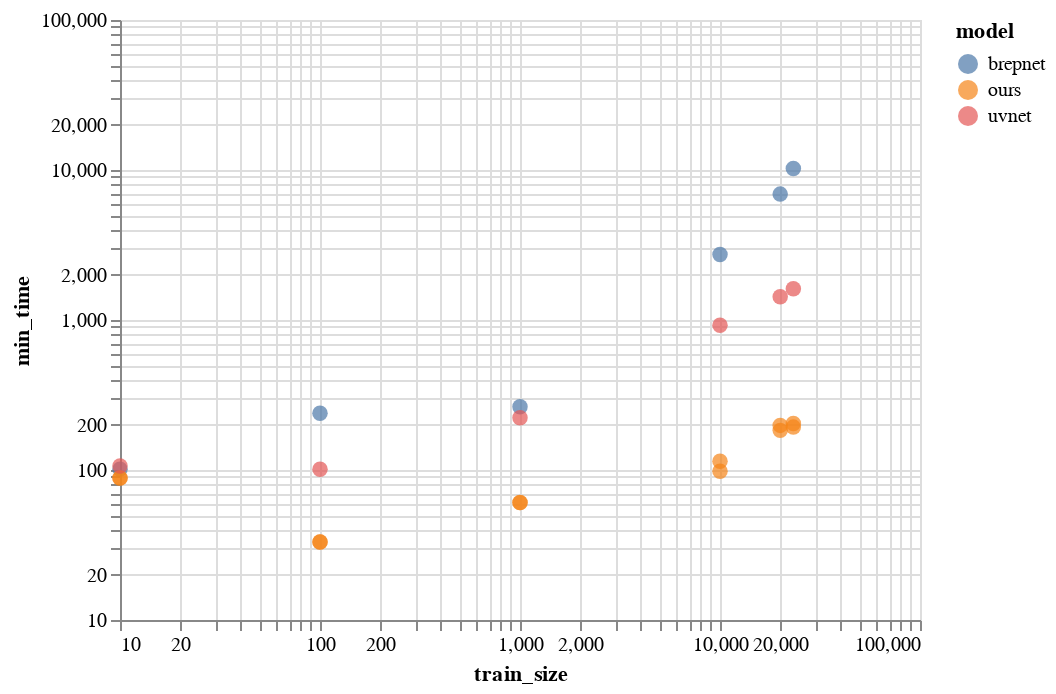

The notebook cell this image was saved under:
### Code cell
agged2 = agged#.groupby(['dataset','model','train_size','metric']).agg(['mean', 'std']).reset_index()
alt.Chart(agged2[(agged2.metric.str.contains('val')) & (agged2.metric.str.contains('loss')) & (agged2.dataset == 'f360seg')])\
    .mark_circle(size=60)\
    .encode(
        x=alt.X('train_size', scale=alt.Scale(type='log')),
        y=alt.Y('min_time', scale=alt.Scale(type='log')),
        color='model'
    )

### Figure 1 — Vega-Lite specification as saved in the notebook (floating-point values rounded to 4 significant figures)
{"config": {"view": {"continuousWidth": 400, "continuousHeight": 300}}, "data": {"name": "data-29a6f9cff611b08e133148d874b6ddf4"}, "mark": {"type": "circle", "size": 60}, "encoding": {"color": {"field": "model", "type": "nominal"}, "x": {"field": "train_size", "scale": {"type": "log"}, "type": "quantitative"}, "y": {"field": "min_time", "scale": {"type": "log"}, "type": "quantitative"}}, "$schema": "https://vega.github.io/schema/vega-lite/v4.17.0.json", "datasets": {"data-29a6f9cff611b08e133148d874b6ddf4": [{"dataset": "f360seg", "model": "brepnet", "train_size": 10, "metric": "validation/loss", "seed": 4.5, "min_time": 101.3, "max_time": 7.94}, {"dataset": "f360seg", "model": "brepnet", "train_size": 100, "metric": "validation/loss", "seed": 4.5, "min_time": 239.3, "max_time": 0.0}, {"dataset": "f360seg", "model": "brepnet", "train_size": 1000, "metric": "validation/loss", "seed": 4.5, "min_time": 264.4, "max_time": 8.047}, {"dataset": "f360seg", "model": "brepnet", "train_size": 10000, "metric": "validation/loss", "seed": 4.5, "min_time": 2735.0, "max_time": 95.64}, {"dataset": "f360seg", "model": "brepnet", "train_size": 20000, "metric": "validation/loss", "seed": 4.5, "min_time": 6907.0, "max_time": 17.52}, {"dataset": "f360seg", "model": "brepnet", "train_size": 23266, "metric": "validation/loss", "seed": 4.5, "min_time": 10220.0, "max_time": 170.1}, {"dataset": "f360seg", "model": "ours", "train_size": 10, "metric": "val_loss_epoch", "seed": 4.5, "min_time": 88.43, "max_time": 20.33}, {"dataset": "f360seg", "model": "ours", "train_size": 10, "metric": "val_loss_step", "seed": 4.5, "min_time": 88.5, "max_time": 20.37}, {"dataset": "f360seg", "model": "ours", "train_size": 100, "metric": "val_loss_epoch", "seed": 4.5, "min_time": 33.07, "max_time": 0.0}, {"dataset": "f360seg", "model": "ours", "train_size": 100, "metric": "val_loss_step", "seed": 4.5, "min_time": 33.14, "max_time": 0.0}, {"dataset": "f360seg", "model": "ours", "train_size": 1000, "metric": "val_loss_epoch", "seed": 4.5, "min_time": 60.6, "max_time": 0.0}, {"dataset": "f360seg", "model": "ours", "train_size": 1000, "metric": "val_loss_step", "seed": 4.5, "min_time": 60.67, "max_time": 0.0}, {"dataset": "f360seg", "model": "ours", "train_size": 10000, "metric": "val_loss_epoch", "seed": 4.5, "min_time": 98.15, "max_time": 0.0}, {"dataset": "f360seg", "model": "ours", "train_size": 10000, "metric": "val_loss_step", "seed": 4.5, "min_time": 114.3, "max_time": 0.1806}, {"dataset": "f360seg", "model": "ours", "train_size": 20000, "metric": "val_loss_epoch", "seed": 4.5, "min_time": 183.7, "max_time": 0.0}, {"dataset": "f360seg", "model": "ours", "train_size": 20000, "metric": "val_loss_step", "seed": 4.5, "min_time": 198.4, "max_time": 0.184}, {"dataset": "f360seg", "model": "ours", "train_size": 23266, "metric": "val_loss_epoch", "seed": 4.5, "min_time": 193.2, "max_time": 0.0}, {"dataset": "f360seg", "model": "ours", "train_size": 23266, "metric": "val_loss_step", "seed": 4.5, "min_time": 204.4, "max_time": 0.271}, {"dataset": "f360seg", "model": "uvnet", "train_size": 10, "metric": "val_loss", "seed": 4.5, "min_time": 106.4, "max_time": 5.88}, {"dataset": "f360seg", "model": "uvnet", "train_size": 100, "metric": "val_loss", "seed": 4.5, "min_time": 101.2, "max_time": 5.934}, {"dataset": "f360seg", "model": "uvnet", "train_size": 1000, "metric": "val_loss", "seed": 4.5, "min_time": 222.9, "max_time": 0.4321}, {"dataset": "f360seg", "model": "uvnet", "train_size": 10000, "metric": "val_loss", "seed": 4.5, "min_time": 923.5, "max_time": 0.0}, {"dataset": "f360seg", "model": "uvnet", "train_size": 20000, "metric": "val_loss", "seed": 4.5, "min_time": 1428.0, "max_time": 0.0}, {"dataset": "f360seg", "model": "uvnet", "train_size": 23266, "metric": "val_loss", "seed": 4.5, "min_time": 1613.0, "max_time": 0.0}]}}
